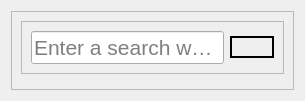
            <widget class="QWidget" name="users">
             <layout class="QVBoxLayout" name="verticalLayout_5">
              <item>
               <widget class="QFrame" name="users_frame">
                <property name="frameShape">
                 <enum>QFrame::StyledPanel</enum>
                </property>
                <property name="frameShadow">
                 <enum>QFrame::Raised</enum>
                </property>
                <layout class="QVBoxLayout" name="verticalLayout_6">
                 <item>
                  <widget class="QFrame" name="frame_7">
                   <property name="sizePolicy">
                    <sizepolicy hsizetype="Preferred" vsizetype="Minimum">
                     <horstretch>0</horstretch>
                     <verstretch>0</verstretch>
                    </sizepolicy>
                   </property>
                   <property name="frameShape">
                    <enum>QFrame::StyledPanel</enum>
                   </property>
                   <property name="frameShadow">
                    <enum>QFrame::Raised</enum>
                   </property>
                   <layout class="QHBoxLayout" name="horizontalLayout_6">
                    <item>
                     <widget class="QLineEdit" name="users_frame_search_entry">
                      <property name="font">
                       <font>
                        <pointsize>16</pointsize>
                       </font>
                      </property>
                      <property name="placeholderText">
                       <string>Enter a search word.</string>
                      </property>
                     </widget>
                    </item>
                    <item>
                     <widget class="QPushButton" name="users_frame_search_button">
                      <property name="font">
                       <font>
                        <pointsize>11</pointsize>
                       </font>
                      </property>
                      <property name="styleSheet">
                       <string notr="true">border :2px solid ;
</string>
                      </property>
                      <property name="text">
                       <string/>
                      </property>
                      <property name="icon">
                       <iconset>
                        <normaloff>:/newPrefix/icons/search.png</normaloff>:/newPrefix/icons/search.png</iconset>
                      </property>
                      <property name="iconSize">
                       <size>
                        <width>32</width>
                        <height>24</height>
                       </size>
                      </property>
                     </widget>
                    </item>
                   </layout>
                  </widget>
                 </item>
                 <item>
                  <widget class="QFrame" name="frame_9">
                   <property name="sizePolicy">
                    <sizepolicy hsizetype="Preferred" vsizetype="Expanding">
                     <horstretch>0</horstretch>
                     <verstretch>0</verstretch>
                    </sizepolicy>
                   </property>
                   <property name="frameShape">
                    <enum>QFrame::StyledPanel</enum>
                   </property>
                   <property name="frameShadow">
                    <enum>QFrame::Raised</enum>
                   </property>
                   <widget class="QTableWidget" name="users_frame_tableWidget">
                    <property name="geometry">
                     <rect>
                      <x>10</x>
                      <y>0</y>
                      <width>691</width>
                      <height>400</height>
                     </rect>
                    </property>
                    <property name="sizePolicy">
                     <sizepolicy hsizetype="Preferred" vsizetype="Preferred">
                      <horstretch>0</horstretch>
                      <verstretch>0</verstretch>
                     </sizepolicy>
                    </property>
                    <property name="maximumSize">
                     <size>
                      <width>16777215</width>
                      <height>16777215</height>
                     </size>
                    </property>
                    <property name="font">
                     <font>
                      <pointsize>-1</pointsize>
                     </font>
                    </property>
                    <property name="styleSheet">
                     <string notr="true">font-size: 15px;</string>
                    </property>
                    <column>
                     <property name="text">
                      <string>Name</string>
                     </property>
                    </column>
                    <column>
                     <property name="text">
                      <string>Surname</string>
                     </property>
                    </column>
                    <column>
                     <property name="text">
                      <string>Telephone Number</string>
                     </property>
                    </column>
                    <column>
                     <property name="text">
                      <string>Card Number</string>
                     </property>
                    </column>
                    <column>
                     <property name="text">
                      <string>Balance</string>
                     </property>
                    </column>
                   </widget>
                  </widget>
                 </item>
                </layout>
               </widget>
              </item>
             </layout>
            </widget>
